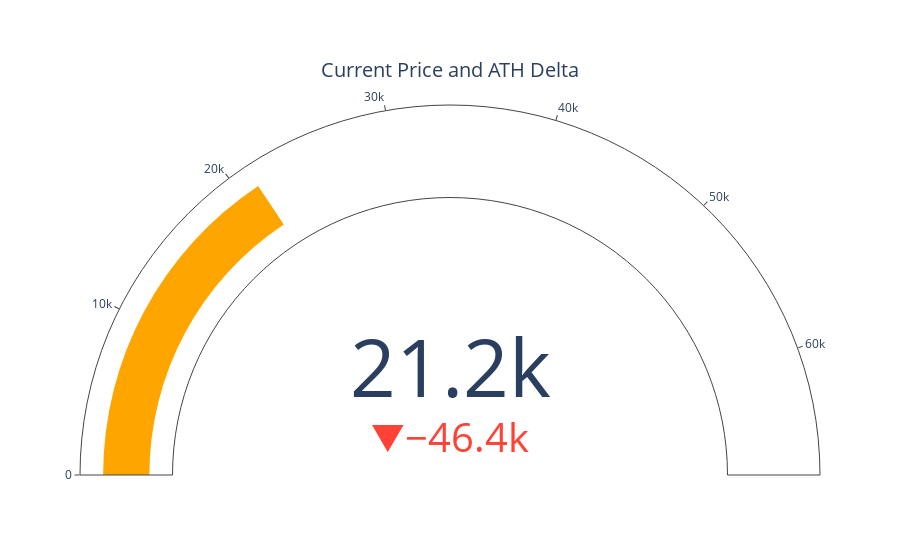

This figure's notebook cell:
### Code cell
import plotly.graph_objects as go

fig = go.Figure(go.Indicator(
    domain = {'x': [0, 1], 'y': [0, 1]},
    value = df.price.iloc[-1],
    mode = "gauge+number+delta",
    title = {'text': "Current Price and ATH Delta"},
    delta = {'reference': df.price[df['price']==df.price.max()].tolist()[0]},
    gauge = {'axis': {'range': [None, df.price[df['price']==df.price.max()].tolist()[0]]},
    'bar': {'color': "orange"}}))

fig.show()
fig.write_html("../static/priceath.html")

### Figure 1 — Plotly figure (JSON) as saved in the notebook; plotly's stock layout.template omitted (floating-point values rounded to 4 significant figures)
{"data": [{"delta": {"reference": 67530.0}, "domain": {"x": [0, 1], "y": [0, 1]}, "gauge": {"axis": {"range": [null, 67530.0]}, "bar": {"color": "orange"}}, "mode": "gauge+number+delta", "title": {"text": "Current Price and ATH Delta"}, "type": "indicator", "value": 21170.0}], "layout": {}}
